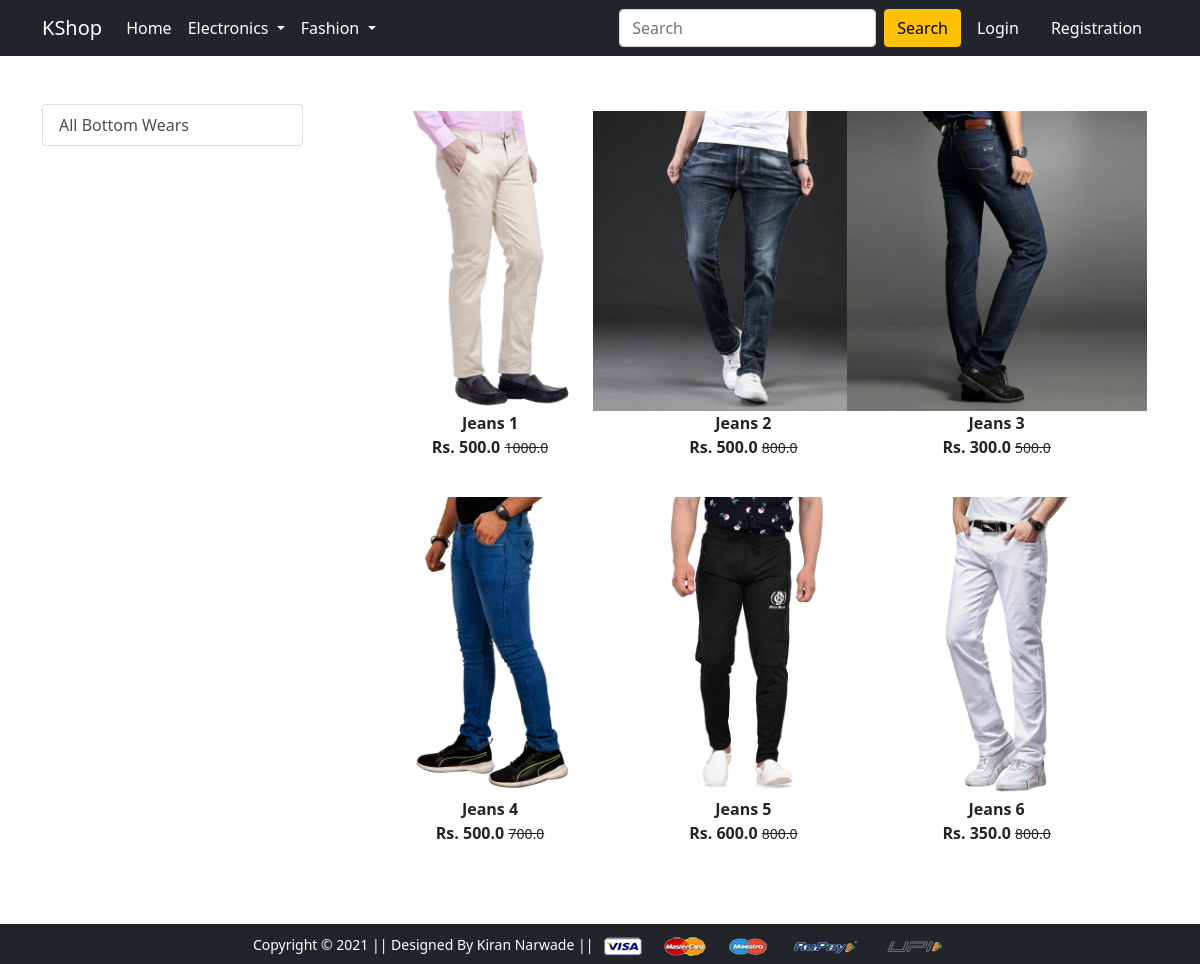
The app's page /bottomwear/ with its own data.
### app/models.py (models this page shows, shortened)
class Product(models.Model):
    title = models.CharField(max_length=100)
    selling_price = models.FloatField()
    discounted_price = models.FloatField()
    description = models.TextField()
    brand = models.CharField(max_length=100)
    category = models.CharField(choices=CATEGORY_CHOICES,max_length=2)
    product_image = models.ImageField(upload_to='productimg')

### app/views.py (the view)
# urls.py: path('bottomwear/', views.bottomwear_filter, name='bottomwear'),
def bottomwear_filter(request, data=None):
    if data == None:
        bottomwears = Product.objects.filter(category='BW')
    return render(request, 'bottomwear.html', {'bottomwears':bottomwears})

### templates/bottomwear.html (shortened to what this page needs)
{% extends 'base.html' %}
{% block main-content %}
<div class="container my-5">
 <div class="row">
  <div class="col-sm-3">
   <div class="list-group">
       <a href="/bottomwear" class="list-group-item list-group-item-action" area-current="true">All Bottom Wears</a>
       </div>
  </div>
  <div class="col-sm-8">
      <div class="row">
          {% for product in bottomwears %}
              <div class="col-sm-4 text-center mb-4">
                  <a href="{% url 'product-detail' product.id %}" class="btn">
                      <div class="item"><img src="{{product.product_image.url}}" alt="" height="300" class="">
                        <div class="fw-bold">{{product.title}}</div>
                        <div class="fw-bold">Rs. {{product.discounted_price}}
                            <small class="fw-light text-decoration-line-through">{{product.selling_price}}</small>
                        </div>
                    </div>
                  </a>
              </div>
          {% endfor %}
      </div>
  </div>
 </div>
</div>
{% endblock main-content %}

### records on screen
Product: product_image (picture), title "Jeans 1", discounted_price "500.0", selling_price "1000.0"
Product: product_image (picture), title "Jeans 2", discounted_price "500.0", selling_price "800.0"
Product: product_image (picture), title "Jeans 3", discounted_price "300.0", selling_price "500.0"
Product: product_image (picture), title "Jeans 4", discounted_price "500.0", selling_price "700.0"
Product: product_image (picture), title "Jeans 5", discounted_price "600.0", selling_price "800.0"
Product: product_image (picture), title "Jeans 6", discounted_price "350.0", selling_price "800.0"
